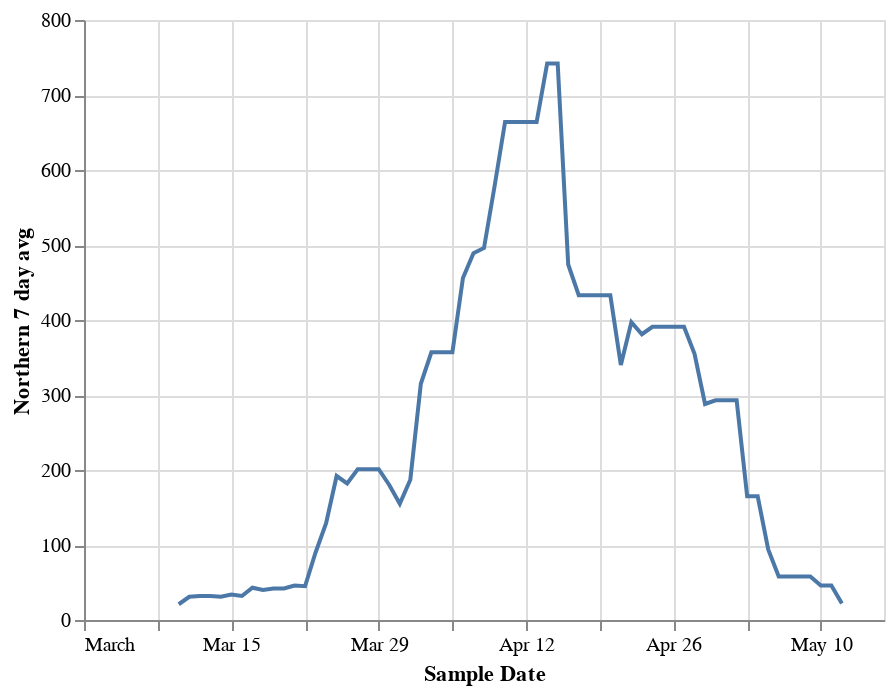

Notebook source saved alongside this figure:
### Code cell
alt.Chart(df).mark_line().encode(x="Sample Date", y="Northern 7 day avg")

### Figure 1 — Vega-Lite specification as saved in the notebook (floating-point values rounded to 4 significant figures)
{"config": {"view": {"continuousWidth": 400, "continuousHeight": 300}}, "data": {"name": "data-43ce9b5f4804e02207110278f773ba2d"}, "mark": "line", "encoding": {"x": {"field": "Sample Date", "type": "temporal"}, "y": {"field": "Northern 7 day avg", "type": "quantitative"}}, "$schema": "https://vega.github.io/schema/vega-lite/v4.17.0.json", "datasets": {"data-43ce9b5f4804e02207110278f773ba2d": [{"Sample Date": "2020-03-01T00:00:00", "Southern (copies/mL)": null, "Northern (copies/mL)": null, "Southern 7 day avg": null, "Northern 7 day avg": null, "Southern Low Confidence Interval": null, "Southern High Confidence Interval": null, "Northern Low Confidence Interval": null, "Northern High Confidence Interval": null, "Southern Variant Results": null, "Northern Variant Results": null}, {"Sample Date": "2020-03-02T00:00:00", "Southern (copies/mL)": null, "Northern (copies/mL)": null, "Southern 7 day avg": null, "Northern 7 day avg": null, "Southern Low Confidence Interval": null, "Southern High Confidence Interval": null, "Northern Low Confidence Interval": null, "Northern High Confidence Interval": null, "Southern Variant Results": null, "Northern Variant Results": null}, {"Sample Date": "2020-03-03T00:00:00", "Southern (copies/mL)": null, "Northern (copies/mL)": null, "Southern 7 day avg": null, "Northern 7 day avg": null, "Southern Low Confidence Interval": null, "Southern High Confidence Interval": null, "Northern Low Confidence Interval": null, "Northern High Confidence Interval": null, "Southern Variant Results": null, "Northern Variant Results": null}, {"Sample Date": "2020-03-04T00:00:00", "Southern (copies/mL)": null, "Northern (copies/mL)": null, "Southern 7 day avg": null, "Northern 7 day avg": null, "Southern Low Confidence Interval": null, "Southern High Confidence Interval": null, "Northern Low Confidence Interval": null, "Northern High Confidence Interval": null, "Southern Variant Results": null, "Northern Variant Results": null}, {"Sample Date": "2020-03-05T00:00:00", "Southern (copies/mL)": null, "Northern (copies/mL)": null, "Southern 7 day avg": null, "Northern 7 day avg": null, "Southern Low Confidence Interval": null, "Southern High Confidence Interval": null, "Northern Low Confidence Interval": null, "Northern High Confidence Interval": null, "Southern Variant Results": null, "Northern Variant Results": null}, {"Sample Date": "2020-03-06T00:00:00", "Southern (copies/mL)": null, "Northern (copies/mL)": null, "Southern 7 day avg": null, "Northern 7 day avg": null, "Southern Low Confidence Interval": null, "Southern High Confidence Interval": null, "Northern Low Confidence Interval": null, "Northern High Confidence Interval": null, "Southern Variant Results": null, "Northern Variant Results": null}, {"Sample Date": "2020-03-07T00:00:00", "Southern (copies/mL)": null, "Northern (copies/mL)": null, "Southern 7 day avg": null, "Northern 7 day avg": null, "Southern Low Confidence Interval": null, "Southern High Confidence Interval": null, "Northern Low Confidence Interval": null, "Northern High Confidence Interval": null, "Southern Variant Results": null, "Northern Variant Results": null}, {"Sample Date": "2020-03-08T00:00:00", "Southern (copies/mL)": null, "Northern (copies/mL)": null, "Southern 7 day avg": null, "Northern 7 day avg": null, "Southern Low Confidence Interval": null, "Southern High Confidence Interval": null, "Northern Low Confidence Interval": null, "Northern High Confidence Interval": null, "Southern Variant Results": null, "Northern Variant Results": null}, {"Sample Date": "2020-03-09T00:00:00", "Southern (copies/mL)": null, "Northern (copies/mL)": 29.0, "Southern 7 day avg": null, "Northern 7 day avg": null, "Southern Low Confidence Interval": null, "Southern High Confidence Interval": null, "Northern Low Confidence Interval": 9.0, "Northern High Confidence Interval": 14.0, "Southern Variant Results": null, "Northern Variant Results": null}, {"Sample Date": "2020-03-10T00:00:00", "Southern (copies/mL)": 38.0, "Northern (copies/mL)": 15.0, "Southern 7 day avg": null, "Northern 7 day avg": 21.0, "Southern Low Confidence Interval": 12.0, "Southern High Confidence Interval": 17.0, "Northern Low Confidence Interval": 5.0, "Northern High Confidence Interval": 7.0, "Southern Variant Results": null, "Northern Variant Results": null}, {"Sample Date": "2020-03-11T00:00:00", "Southern (copies/mL)": 31.0, "Northern (copies/mL)": 65.0, "Southern 7 day avg": 34.0, "Northern 7 day avg": 31.0, "Southern Low Confidence Interval": 10.0, "Southern High Confidence Interval": 15.0, "Northern Low Confidence Interval": 21.0, "Northern High Confidence Interval": 30.0, "Southern Variant Results": null, "Northern Variant Results": null}, {"Sample Date": "2020-03-12T00:00:00", "Southern (copies/mL)": 25.0, "Northern (copies/mL)": 36.0, "Southern 7 day avg": 31.0, "Northern 7 day avg": 32.0, "Southern Low Confidence Interval": 8.0, "Southern High Confidence Interval": 12.0, "Northern Low Confidence Interval": 11.0, "Northern High Confidence Interval": 17.0, "Southern Variant Results": null, "Northern Variant Results": null}, {"Sample Date": "2020-03-13T00:00:00", "Southern (copies/mL)": null, "Northern (copies/mL)": null, "Southern 7 day avg": 31.0, "Northern 7 day avg": 32.0, "Southern Low Confidence Interval": 0.0, "Southern High Confidence Interval": 0.0, "Northern Low Confidence Interval": 0.0, "Northern High Confidence Interval": 0.0, "Southern Variant Results": null, "Northern Variant Results": null}, {"Sample Date": "2020-03-14T00:00:00", "Southern (copies/mL)": 16.0, "Northern (copies/mL)": 27.0, "Southern 7 day avg": 26.0, "Northern 7 day avg": 31.0, "Southern Low Confidence Interval": 5.0, "Southern High Confidence Interval": 7.0, "Northern Low Confidence Interval": 9.0, "Northern High Confidence Interval": 13.0, "Southern Variant Results": null, "Northern Variant Results": null}, {"Sample Date": "2020-03-15T00:00:00", "Southern (copies/mL)": 39.0, "Northern (copies/mL)": 53.0, "Southern 7 day avg": 28.0, "Northern 7 day avg": 34.0, "Southern Low Confidence Interval": 12.0, "Southern High Confidence Interval": 18.0, "Northern Low Confidence Interval": 17.0, "Northern High Confidence Interval": 25.0, "Southern Variant Results": null, "Northern Variant Results": null}, {"Sample Date": "2020-03-16T00:00:00", "Southern (copies/mL)": 33.0, "Northern (copies/mL)": 23.0, "Southern 7 day avg": 29.0, "Northern 7 day avg": 32.0, "Southern Low Confidence Interval": 10.0, "Southern High Confidence Interval": 15.0, "Northern Low Confidence Interval": 7.0, "Northern High Confidence Interval": 11.0, "Southern Variant Results": null, "Northern Variant Results": null}, {"Sample Date": "2020-03-17T00:00:00", "Southern (copies/mL)": 106.0, "Northern (copies/mL)": 78.0, "Southern 7 day avg": 35.0, "Northern 7 day avg": 43.0, "Southern Low Confidence Interval": 33.0, "Southern High Confidence Interval": 49.0, "Northern Low Confidence Interval": 24.0, "Northern High Confidence Interval": 36.0, "Southern Variant Results": null, "Northern Variant Results": null}, {"Sample Date": "2020-03-18T00:00:00", "Southern (copies/mL)": 65.0, "Northern (copies/mL)": 45.0, "Southern 7 day avg": 39.0, "Northern 7 day avg": 40.0, "Southern Low Confidence Interval": 21.0, "Southern High Confidence Interval": 30.0, "Northern Low Confidence Interval": 14.0, "Northern High Confidence Interval": 21.0, "Southern Variant Results": null, "Northern Variant Results": null}, {"Sample Date": "2020-03-19T00:00:00", "Southern (copies/mL)": 19.0, "Northern (copies/mL)": 49.0, "Southern 7 day avg": 37.0, "Northern 7 day avg": 42.0, "Southern Low Confidence Interval": 6.0, "Southern High Confidence Interval": 9.0, "Northern Low Confidence Interval": 16.0, "Northern High Confidence Interval": 23.0, "Southern Variant Results": null, "Northern Variant Results": null}, {"Sample Date": "2020-03-20T00:00:00", "Southern (copies/mL)": null, "Northern (copies/mL)": null, "Southern 7 day avg": 37.0, "Northern 7 day avg": 42.0, "Southern Low Confidence Interval": 0.0, "Southern High Confidence Interval": 0.0, "Northern Low Confidence Interval": 0.0, "Northern High Confidence Interval": 0.0, "Southern Variant Results": null, "Northern Variant Results": null}, {"Sample Date": "2020-03-21T00:00:00", "Southern (copies/mL)": null, "Northern (copies/mL)": null, "Southern 7 day avg": 44.0, "Northern 7 day avg": 46.0, "Southern Low Confidence Interval": 0.0, "Southern High Confidence Interval": 0.0, "Northern Low Confidence Interval": 0.0, "Northern High Confidence Interval": 0.0, "Southern Variant Results": null, "Northern Variant Results": null}, {"Sample Date": "2020-03-22T00:00:00", "Southern (copies/mL)": null, "Northern (copies/mL)": null, "Southern 7 day avg": 45.0, "Northern 7 day avg": 45.0, "Southern Low Confidence Interval": 0.0, "Southern High Confidence Interval": 0.0, "Northern Low Confidence Interval": 0.0, "Northern High Confidence Interval": 0.0, "Southern Variant Results": null, "Northern Variant Results": null}, {"Sample Date": "2020-03-23T00:00:00", "Southern (copies/mL)": 146.0, "Northern (copies/mL)": 380.0, "Southern 7 day avg": 66.0, "Northern 7 day avg": 90.0, "Southern Low Confidence Interval": 46.0, "Southern High Confidence Interval": 68.0, "Northern Low Confidence Interval": 120.0, "Northern High Confidence Interval": 176.0, "Southern Variant Results": null, "Northern Variant Results": null}, {"Sample Date": "2020-03-24T00:00:00", "Southern (copies/mL)": null, "Northern (copies/mL)": 321.0, "Southern 7 day avg": 56.0, "Northern 7 day avg": 129.0, "Southern Low Confidence Interval": 0.0, "Southern High Confidence Interval": 0.0, "Northern Low Confidence Interval": 102.0, "Northern High Confidence Interval": 148.0, "Southern Variant Results": null, "Northern Variant Results": null}, {"Sample Date": "2020-03-25T00:00:00", "Southern (copies/mL)": 30.0, "Northern (copies/mL)": 228.0, "Southern 7 day avg": 43.0, "Northern 7 day avg": 192.0, "Southern Low Confidence Interval": 9.0, "Southern High Confidence Interval": 14.0, "Northern Low Confidence Interval": 72.0, "Northern High Confidence Interval": 105.0, "Southern Variant Results": null, "Northern Variant Results": null}, {"Sample Date": "2020-03-26T00:00:00", "Southern (copies/mL)": 370.0, "Northern (copies/mL)": 39.0, "Southern 7 day avg": 117.0, "Northern 7 day avg": 182.0, "Southern Low Confidence Interval": 117.0, "Southern High Confidence Interval": 171.0, "Northern Low Confidence Interval": 12.0, "Northern High Confidence Interval": 18.0, "Southern Variant Results": null, "Northern Variant Results": null}, {"Sample Date": "2020-03-27T00:00:00", "Southern (copies/mL)": 34.0, "Northern (copies/mL)": 299.0, "Southern 7 day avg": 86.0, "Northern 7 day avg": 201.0, "Southern Low Confidence Interval": 11.0, "Southern High Confidence Interval": 16.0, "Northern Low Confidence Interval": 95.0, "Northern High Confidence Interval": 138.0, "Southern Variant Results": null, "Northern Variant Results": null}, {"Sample Date": "2020-03-28T00:00:00", "Southern (copies/mL)": null, "Northern (copies/mL)": null, "Southern 7 day avg": 86.0, "Northern 7 day avg": 201.0, "Southern Low Confidence Interval": 0.0, "Southern High Confidence Interval": 0.0, "Northern Low Confidence Interval": 0.0, "Northern High Confidence Interval": 0.0, "Southern Variant Results": null, "Northern Variant Results": null}, {"Sample Date": "2020-03-29T00:00:00", "Southern (copies/mL)": null, "Northern (copies/mL)": null, "Southern 7 day avg": 86.0, "Northern 7 day avg": 201.0, "Southern Low Confidence Interval": 0.0, "Southern High Confidence Interval": 0.0, "Northern Low Confidence Interval": 0.0, "Northern High Confidence Interval": 0.0, "Southern Variant Results": null, "Northern Variant Results": null}, {"Sample Date": "2020-03-30T00:00:00", "Southern (copies/mL)": 46.0, "Northern (copies/mL)": 219.0, "Southern 7 day avg": 64.0, "Northern 7 day avg": 180.0, "Southern Low Confidence Interval": 15.0, "Southern High Confidence Interval": 21.0, "Northern Low Confidence Interval": 69.0, "Northern High Confidence Interval": 101.0, "Southern Variant Results": null, "Northern Variant Results": null}, {"Sample Date": "2020-03-31T00:00:00", "Southern (copies/mL)": null, "Northern (copies/mL)": null, "Southern 7 day avg": 64.0, "Northern 7 day avg": 155.0, "Southern Low Confidence Interval": 0.0, "Southern High Confidence Interval": 0.0, "Northern Low Confidence Interval": 0.0, "Northern High Confidence Interval": 0.0, "Southern Variant Results": null, "Northern Variant Results": null}, {"Sample Date": "2020-04-01T00:00:00", "Southern (copies/mL)": 143.0, "Northern (copies/mL)": 475.0, "Southern 7 day avg": 95.0, "Northern 7 day avg": 187.0, "Southern Low Confidence Interval": 45.0, "Southern High Confidence Interval": 66.0, "Northern Low Confidence Interval": 150.0, "Northern High Confidence Interval": 220.0, "Southern Variant Results": null, "Northern Variant Results": null}, {"Sample Date": "2020-04-02T00:00:00", "Southern (copies/mL)": null, "Northern (copies/mL)": null, "Southern 7 day avg": 61.0, "Northern 7 day avg": 315.0, "Southern Low Confidence Interval": 0.0, "Southern High Confidence Interval": 0.0, "Northern Low Confidence Interval": 0.0, "Northern High Confidence Interval": 0.0, "Southern Variant Results": null, "Northern Variant Results": null}, {"Sample Date": "2020-04-03T00:00:00", "Southern (copies/mL)": 233.0, "Northern (copies/mL)": 438.0, "Southern 7 day avg": 116.0, "Northern 7 day avg": 357.0, "Southern Low Confidence Interval": 74.0, "Southern High Confidence Interval": 108.0, "Northern Low Confidence Interval": 138.0, "Northern High Confidence Interval": 202.0, "Southern Variant Results": null, "Northern Variant Results": null}, {"Sample Date": "2020-04-04T00:00:00", "Southern (copies/mL)": null, "Northern (copies/mL)": null, "Southern 7 day avg": 116.0, "Northern 7 day avg": 357.0, "Southern Low Confidence Interval": 0.0, "Southern High Confidence Interval": 0.0, "Northern Low Confidence Interval": 0.0, "Northern High Confidence Interval": 0.0, "Southern Variant Results": null, "Northern Variant Results": null}, {"Sample Date": "2020-04-05T00:00:00", "Southern (copies/mL)": null, "Northern (copies/mL)": null, "Southern 7 day avg": 116.0, "Northern 7 day avg": 357.0, "Southern Low Confidence Interval": 0.0, "Southern High Confidence Interval": 0.0, "Northern Low Confidence Interval": 0.0, "Northern High Confidence Interval": 0.0, "Southern Variant Results": null, "Northern Variant Results": null}, {"Sample Date": "2020-04-06T00:00:00", "Southern (copies/mL)": null, "Northern (copies/mL)": null, "Southern 7 day avg": 182.0, "Northern 7 day avg": 456.0, "Southern Low Confidence Interval": 0.0, "Southern High Confidence Interval": 0.0, "Northern Low Confidence Interval": 0.0, "Northern High Confidence Interval": 0.0, "Southern Variant Results": null, "Northern Variant Results": null}, {"Sample Date": "2020-04-07T00:00:00", "Southern (copies/mL)": 310.0, "Northern (copies/mL)": 562.0, "Southern 7 day avg": 218.0, "Northern 7 day avg": 489.0, "Southern Low Confidence Interval": 98.0, "Southern High Confidence Interval": 143.0, "Northern Low Confidence Interval": 178.0, "Northern High Confidence Interval": 260.0, "Southern Variant Results": null, "Northern Variant Results": null}, {"Sample Date": "2020-04-08T00:00:00", "Southern (copies/mL)": null, "Northern (copies/mL)": null, "Southern 7 day avg": 269.0, "Northern 7 day avg": 496.0, "Southern Low Confidence Interval": 0.0, "Southern High Confidence Interval": 0.0, "Northern Low Confidence Interval": 0.0, "Northern High Confidence Interval": 0.0, "Southern Variant Results": null, "Northern Variant Results": null}, {"Sample Date": "2020-04-09T00:00:00", "Southern (copies/mL)": 501.0, "Northern (copies/mL)": 784.0, "Southern 7 day avg": 331.0, "Northern 7 day avg": 578.0, "Southern Low Confidence Interval": 158.0, "Southern High Confidence Interval": 231.0, "Northern Low Confidence Interval": 248.0, "Northern High Confidence Interval": 362.0, "Southern Variant Results": null, "Northern Variant Results": null}, {"Sample Date": "2020-04-10T00:00:00", "Southern (copies/mL)": null, "Northern (copies/mL)": null, "Southern 7 day avg": 394.0, "Northern 7 day avg": 664.0, "Southern Low Confidence Interval": 0.0, "Southern High Confidence Interval": 0.0, "Northern Low Confidence Interval": 0.0, "Northern High Confidence Interval": 0.0, "Southern Variant Results": null, "Northern Variant Results": null}, {"Sample Date": "2020-04-11T00:00:00", "Southern (copies/mL)": null, "Northern (copies/mL)": null, "Southern 7 day avg": 394.0, "Northern 7 day avg": 664.0, "Southern Low Confidence Interval": 0.0, "Southern High Confidence Interval": 0.0, "Northern Low Confidence Interval": 0.0, "Northern High Confidence Interval": 0.0, "Southern Variant Results": null, "Northern Variant Results": null}, {"Sample Date": "2020-04-12T00:00:00", "Southern (copies/mL)": null, "Northern (copies/mL)": null, "Southern 7 day avg": 394.0, "Northern 7 day avg": 664.0, "Southern Low Confidence Interval": 0.0, "Southern High Confidence Interval": 0.0, "Northern Low Confidence Interval": 0.0, "Northern High Confidence Interval": 0.0, "Southern Variant Results": null, "Northern Variant Results": null}, {"Sample Date": "2020-04-13T00:00:00", "Southern (copies/mL)": null, "Northern (copies/mL)": null, "Southern 7 day avg": 394.0, "Northern 7 day avg": 664.0, "Southern Low Confidence Interval": 0.0, "Southern High Confidence Interval": 0.0, "Northern Low Confidence Interval": 0.0, "Northern High Confidence Interval": 0.0, "Southern Variant Results": null, "Northern Variant Results": null}, {"Sample Date": "2020-04-14T00:00:00", "Southern (copies/mL)": 389.0, "Northern (copies/mL)": 702.0, "Southern 7 day avg": 441.0, "Northern 7 day avg": 742.0, "Southern Low Confidence Interval": 123.0, "Southern High Confidence Interval": 180.0, "Northern Low Confidence Interval": 222.0, "Northern High Confidence Interval": 324.0, "Southern Variant Results": null, "Northern Variant Results": null}, {"Sample Date": "2020-04-15T00:00:00", "Southern (copies/mL)": null, "Northern (copies/mL)": null, "Southern 7 day avg": 441.0, "Northern 7 day avg": 742.0, "Southern Low Confidence Interval": 0.0, "Southern High Confidence Interval": 0.0, "Northern Low Confidence Interval": 0.0, "Northern High Confidence Interval": 0.0, "Southern Variant Results": null, "Northern Variant Results": null}, {"Sample Date": "2020-04-16T00:00:00", "Southern (copies/mL)": 138.0, "Northern (copies/mL)": 321.0, "Southern 7 day avg": 232.0, "Northern 7 day avg": 474.0, "Southern Low Confidence Interval": 44.0, "Southern High Confidence Interval": 64.0, "Northern Low Confidence Interval": 101.0, "Northern High Confidence Interval": 148.0, "Southern Variant Results": null, "Northern Variant Results": null}, {"Sample Date": "2020-04-17T00:00:00", "Southern (copies/mL)": 164.0, "Northern (copies/mL)": 360.0, "Southern 7 day avg": 206.0, "Northern 7 day avg": 433.0, "Southern Low Confidence Interval": 52.0, "Southern High Confidence Interval": 76.0, "Northern Low Confidence Interval": 114.0, "Northern High Confidence Interval": 166.0, "Southern Variant Results": null, "Northern Variant Results": null}, {"Sample Date": "2020-04-18T00:00:00", "Southern (copies/mL)": null, "Northern (copies/mL)": null, "Southern 7 day avg": 206.0, "Northern 7 day avg": 433.0, "Southern Low Confidence Interval": 0.0, "Southern High Confidence Interval": 0.0, "Northern Low Confidence Interval": 0.0, "Northern High Confidence Interval": 0.0, "Southern Variant Results": null, "Northern Variant Results": null}, {"Sample Date": "2020-04-19T00:00:00", "Southern (copies/mL)": null, "Northern (copies/mL)": null, "Southern 7 day avg": 206.0, "Northern 7 day avg": 433.0, "Southern Low Confidence Interval": 0.0, "Southern High Confidence Interval": 0.0, "Northern Low Confidence Interval": 0.0, "Northern High Confidence Interval": 0.0, "Southern Variant Results": null, "Northern Variant Results": null}, {"Sample Date": "2020-04-20T00:00:00", "Southern (copies/mL)": null, "Northern (copies/mL)": null, "Southern 7 day avg": 206.0, "Northern 7 day avg": 433.0, "Southern Low Confidence Interval": 0.0, "Southern High Confidence Interval": 0.0, "Northern Low Confidence Interval": 0.0, "Northern High Confidence Interval": 0.0, "Southern Variant Results": null, "Northern Variant Results": null}, {"Sample Date": "2020-04-21T00:00:00", "Southern (copies/mL)": null, "Northern (copies/mL)": null, "Southern 7 day avg": 150.0, "Northern 7 day avg": 340.0, "Southern Low Confidence Interval": 0.0, "Southern High Confidence Interval": 0.0, "Northern Low Confidence Interval": 0.0, "Northern High Confidence Interval": 0.0, "Southern Variant Results": null, "Northern Variant Results": null}, {"Sample Date": "2020-04-22T00:00:00", "Southern (copies/mL)": 220.0, "Northern (copies/mL)": 541.0, "Southern 7 day avg": 171.0, "Northern 7 day avg": 397.0, "Southern Low Confidence Interval": 70.0, "Southern High Confidence Interval": 102.0, "Northern Low Confidence Interval": 171.0, "Northern High Confidence Interval": 250.0, "Southern Variant Results": null, "Northern Variant Results": null}, {"Sample Date": "2020-04-23T00:00:00", "Southern (copies/mL)": 179.0, "Northern (copies/mL)": 283.0, "Southern 7 day avg": 186.0, "Northern 7 day avg": 381.0, "Southern Low Confidence Interval": 57.0, "Southern High Confidence Interval": 83.0, "Northern Low Confidence Interval": 90.0, "Northern High Confidence Interval": 131.0, "Southern Variant Results": null, "Northern Variant Results": null}, {"Sample Date": "2020-04-24T00:00:00", "Southern (copies/mL)": null, "Northern (copies/mL)": null, "Southern 7 day avg": 199.0, "Northern 7 day avg": 391.0, "Southern Low Confidence Interval": 0.0, "Southern High Confidence Interval": 0.0, "Northern Low Confidence Interval": 0.0, "Northern High Confidence Interval": 0.0, "Southern Variant Results": null, "Northern Variant Results": null}, {"Sample Date": "2020-04-25T00:00:00", "Southern (copies/mL)": null, "Northern (copies/mL)": null, "Southern 7 day avg": 199.0, "Northern 7 day avg": 391.0, "Southern Low Confidence Interval": 0.0, "Southern High Confidence Interval": 0.0, "Northern Low Confidence Interval": 0.0, "Northern High Confidence Interval": 0.0, "Southern Variant Results": null, "Northern Variant Results": null}, {"Sample Date": "2020-04-26T00:00:00", "Southern (copies/mL)": null, "Northern (copies/mL)": null, "Southern 7 day avg": 199.0, "Northern 7 day avg": 391.0, "Southern Low Confidence Interval": 0.0, "Southern High Confidence Interval": 0.0, "Northern Low Confidence Interval": 0.0, "Northern High Confidence Interval": 0.0, "Southern Variant Results": null, "Northern Variant Results": null}, {"Sample Date": "2020-04-27T00:00:00", "Southern (copies/mL)": 130.0, "Northern (copies/mL)": null, "Southern 7 day avg": 173.0, "Northern 7 day avg": 391.0, "Southern Low Confidence Interval": 41.0, "Southern High Confidence Interval": 60.0, "Northern Low Confidence Interval": 0.0, "Northern High Confidence Interval": 0.0, "Southern Variant Results": null, "Northern Variant Results": null}, {"Sample Date": "2020-04-28T00:00:00", "Southern (copies/mL)": 97.0, "Northern (copies/mL)": 293.0, "Southern 7 day avg": 149.0, "Northern 7 day avg": 355.0, "Southern Low Confidence Interval": 31.0, "Southern High Confidence Interval": 45.0, "Northern Low Confidence Interval": 93.0, "Northern High Confidence Interval": 135.0, "Southern Variant Results": null, "Northern Variant Results": null}, {"Sample Date": "2020-04-29T00:00:00", "Southern (copies/mL)": null, "Northern (copies/mL)": null, "Southern 7 day avg": 131.0, "Northern 7 day avg": 288.0, "Southern Low Confidence Interval": 0.0, "Southern High Confidence Interval": 0.0, "Northern Low Confidence Interval": 0.0, "Northern High Confidence Interval": 0.0, "Southern Variant Results": null, "Northern Variant Results": null}, {"Sample Date": "2020-04-30T00:00:00", "Southern (copies/mL)": null, "Northern (copies/mL)": null, "Southern 7 day avg": 112.0, "Northern 7 day avg": 293.0, "Southern Low Confidence Interval": 0.0, "Southern High Confidence Interval": 0.0, "Northern Low Confidence Interval": 0.0, "Northern High Confidence Interval": 0.0, "Southern Variant Results": null, "Northern Variant Results": null}, {"Sample Date": "2020-05-01T00:00:00", "Southern (copies/mL)": null, "Northern (copies/mL)": null, "Southern 7 day avg": 112.0, "Northern 7 day avg": 293.0, "Southern Low Confidence Interval": 0.0, "Southern High Confidence Interval": 0.0, "Northern Low Confidence Interval": 0.0, "Northern High Confidence Interval": 0.0, "Southern Variant Results": null, "Northern Variant Results": null}, {"Sample Date": "2020-05-02T00:00:00", "Southern (copies/mL)": null, "Northern (copies/mL)": null, "Southern 7 day avg": 112.0, "Northern 7 day avg": 293.0, "Southern Low Confidence Interval": 0.0, "Southern High Confidence Interval": 0.0, "Northern Low Confidence Interval": 0.0, "Northern High Confidence Interval": 0.0, "Southern Variant Results": null, "Northern Variant Results": null}, {"Sample Date": "2020-05-03T00:00:00", "Southern (copies/mL)": 209.0, "Northern (copies/mL)": 93.0, "Southern 7 day avg": 138.0, "Northern 7 day avg": 165.0, "Southern Low Confidence Interval": 66.0, "Southern High Confidence Interval": 96.0, "Northern Low Confidence Interval": 29.0, "Northern High Confidence Interval": 43.0, "Southern Variant Results": null, "Northern Variant Results": null}, {"Sample Date": "2020-05-04T00:00:00", "Southern (copies/mL)": null, "Northern (copies/mL)": null, "Southern 7 day avg": 142.0, "Northern 7 day avg": 165.0, "Southern Low Confidence Interval": 0.0, "Southern High Confidence Interval": 0.0, "Northern Low Confidence Interval": 0.0, "Northern High Confidence Interval": 0.0, "Southern Variant Results": null, "Northern Variant Results": null}, {"Sample Date": "2020-05-05T00:00:00", "Southern (copies/mL)": 97.0, "Northern (copies/mL)": 94.0, "Southern 7 day avg": 142.0, "Northern 7 day avg": 94.0, "Southern Low Confidence Interval": 31.0, "Southern High Confidence Interval": 45.0, "Northern Low Confidence Interval": 30.0, "Northern High Confidence Interval": 44.0, "Southern Variant Results": null, "Northern Variant Results": null}, {"Sample Date": "2020-05-06T00:00:00", "Southern (copies/mL)": 5.0, "Northern (copies/mL)": 22.0, "Southern 7 day avg": 47.0, "Northern 7 day avg": 58.0, "Southern Low Confidence Interval": 2.0, "Southern High Confidence Interval": 2.0, "Northern Low Confidence Interval": 7.0, "Northern High Confidence Interval": 10.0, "Southern Variant Results": null, "Northern Variant Results": null}, {"Sample Date": "2020-05-07T00:00:00", "Southern (copies/mL)": null, "Northern (copies/mL)": null, "Southern 7 day avg": 47.0, "Northern 7 day avg": 58.0, "Southern Low Confidence Interval": 0.0, "Southern High Confidence Interval": 0.0, "Northern Low Confidence Interval": 0.0, "Northern High Confidence Interval": 0.0, "Southern Variant Results": null, "Northern Variant Results": null}, {"Sample Date": "2020-05-08T00:00:00", "Southern (copies/mL)": null, "Northern (copies/mL)": null, "Southern 7 day avg": 47.0, "Northern 7 day avg": 58.0, "Southern Low Confidence Interval": 0.0, "Southern High Confidence Interval": 0.0, "Northern Low Confidence Interval": 0.0, "Northern High Confidence Interval": 0.0, "Southern Variant Results": null, "Northern Variant Results": null}, {"Sample Date": "2020-05-09T00:00:00", "Southern (copies/mL)": null, "Northern (copies/mL)": null, "Southern 7 day avg": 47.0, "Northern 7 day avg": 58.0, "Southern Low Confidence Interval": 0.0, "Southern High Confidence Interval": 0.0, "Northern Low Confidence Interval": 0.0, "Northern High Confidence Interval": 0.0, "Southern Variant Results": null, "Northern Variant Results": null}, {"Sample Date": "2020-05-10T00:00:00", "Southern (copies/mL)": null, "Northern (copies/mL)": null, "Southern 7 day avg": 22.0, "Northern 7 day avg": 46.0, "Southern Low Confidence Interval": 0.0, "Southern High Confidence Interval": 0.0, "Northern Low Confidence Interval": 0.0, "Northern High Confidence Interval": 0.0, "Southern Variant Results": null, "Northern Variant Results": null}, {"Sample Date": "2020-05-11T00:00:00", "Southern (copies/mL)": 164.0, "Northern (copies/mL)": null, "Southern 7 day avg": 43.0, "Northern 7 day avg": 46.0, "Southern Low Confidence Interval": 52.0, "Southern High Confidence Interval": 76.0, "Northern Low Confidence Interval": 0.0, "Northern High Confidence Interval": 0.0, "Southern Variant Results": null, "Northern Variant Results": null}, {"Sample Date": "2020-05-12T00:00:00", "Southern (copies/mL)": null, "Northern (copies/mL)": null, "Southern 7 day avg": 29.0, "Northern 7 day avg": 22.0, "Southern Low Confidence Interval": 0.0, "Southern High Confidence Interval": 0.0, "Northern Low Confidence Interval": 0.0, "Northern High Confidence Interval": 0.0, "Southern Variant Results": null, "Northern Variant Results": null}, {"Sample Date": "2020-05-13T00:00:00", "Southern (copies/mL)": null, "Northern (copies/mL)": null, "Southern 7 day avg": null, "Northern 7 day avg": null, "Southern Low Confidence Interval": 0.0, "Southern High Confidence Interval": 0.0, "Northern Low Confidence Interval": 0.0, "Northern High Confidence Interval": 0.0, "Southern Variant Results": null, "Northern Variant Results": null}, {"Sample Date": "2020-05-14T00:00:00", "Southern (copies/mL)": null, "Northern (copies/mL)": null, "Southern 7 day avg": null, "Northern 7 day avg": null, "Southern Low Confidence Interval": 0.0, "Southern High Confidence Interval": 0.0, "Northern Low Confidence Interval": 0.0, "Northern High Confidence Interval": 0.0, "Southern Variant Results": null, "Northern Variant Results": null}, {"Sample Date": "2020-05-15T00:00:00", "Southern (copies/mL)": null, "Northern (copies/mL)": null, "Southern 7 day avg": null, "Northern 7 day avg": null, "Southern Low Confidence Interval": 0.0, "Southern High Confidence Interval": 0.0, "Northern Low Confidence Interval": 0.0, "Northern High Confidence Interval": 0.0, "Southern Variant Results": null, "Northern Variant Results": null}, {"Sample Date": "2020-05-16T00:00:00", "Southern (copies/mL)": null, "Northern (copies/mL)": null, "Southern 7 day avg": null, "Northern 7 day avg": null, "Southern Low Confidence Interval": 0.0, "Southern High Confidence Interval": 0.0, "Northern Low Confidence Interval": 0.0, "Northern High Confidence Interval": 0.0, "Southern Variant Results": null, "Northern Variant Results": null}]}}
